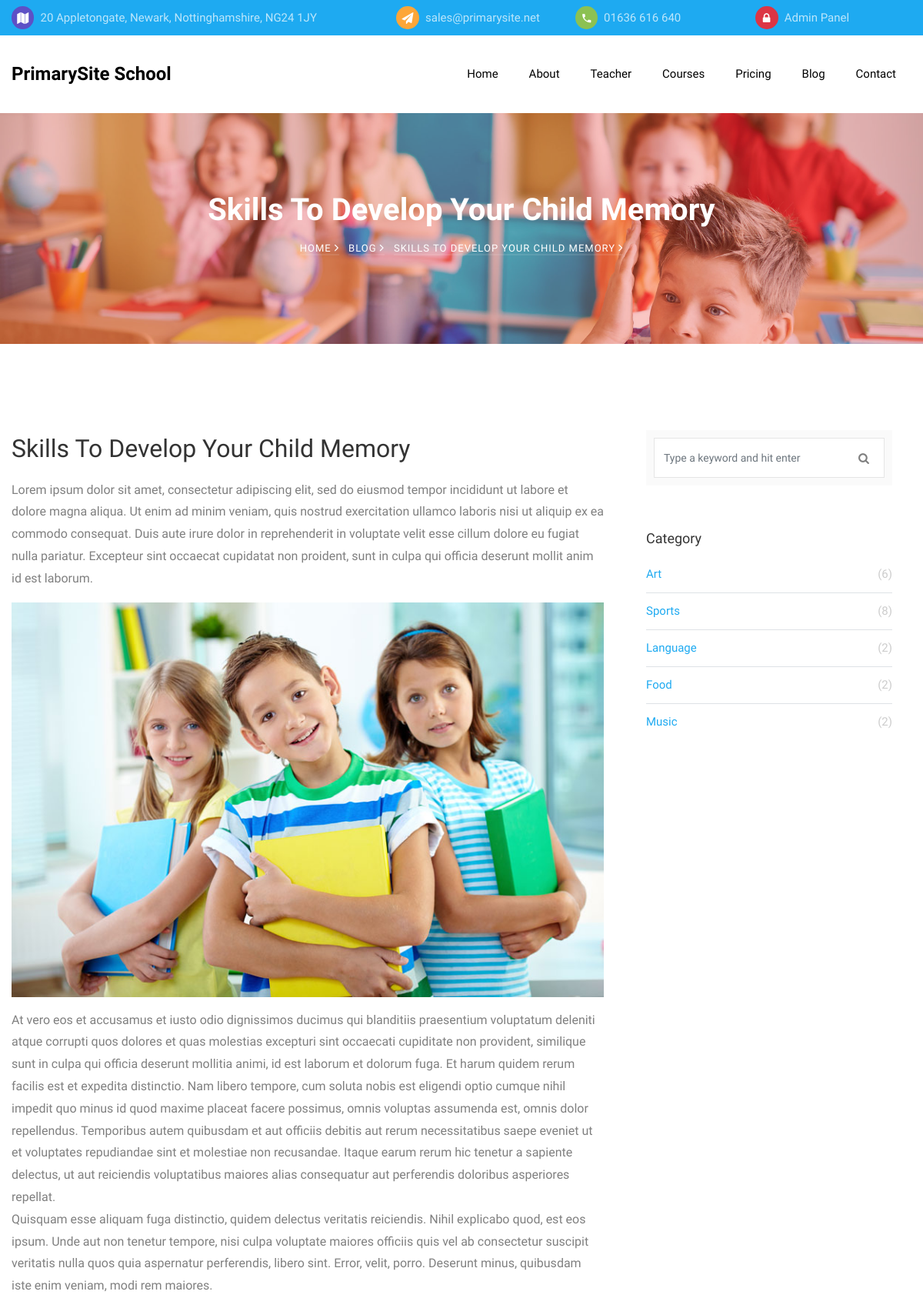
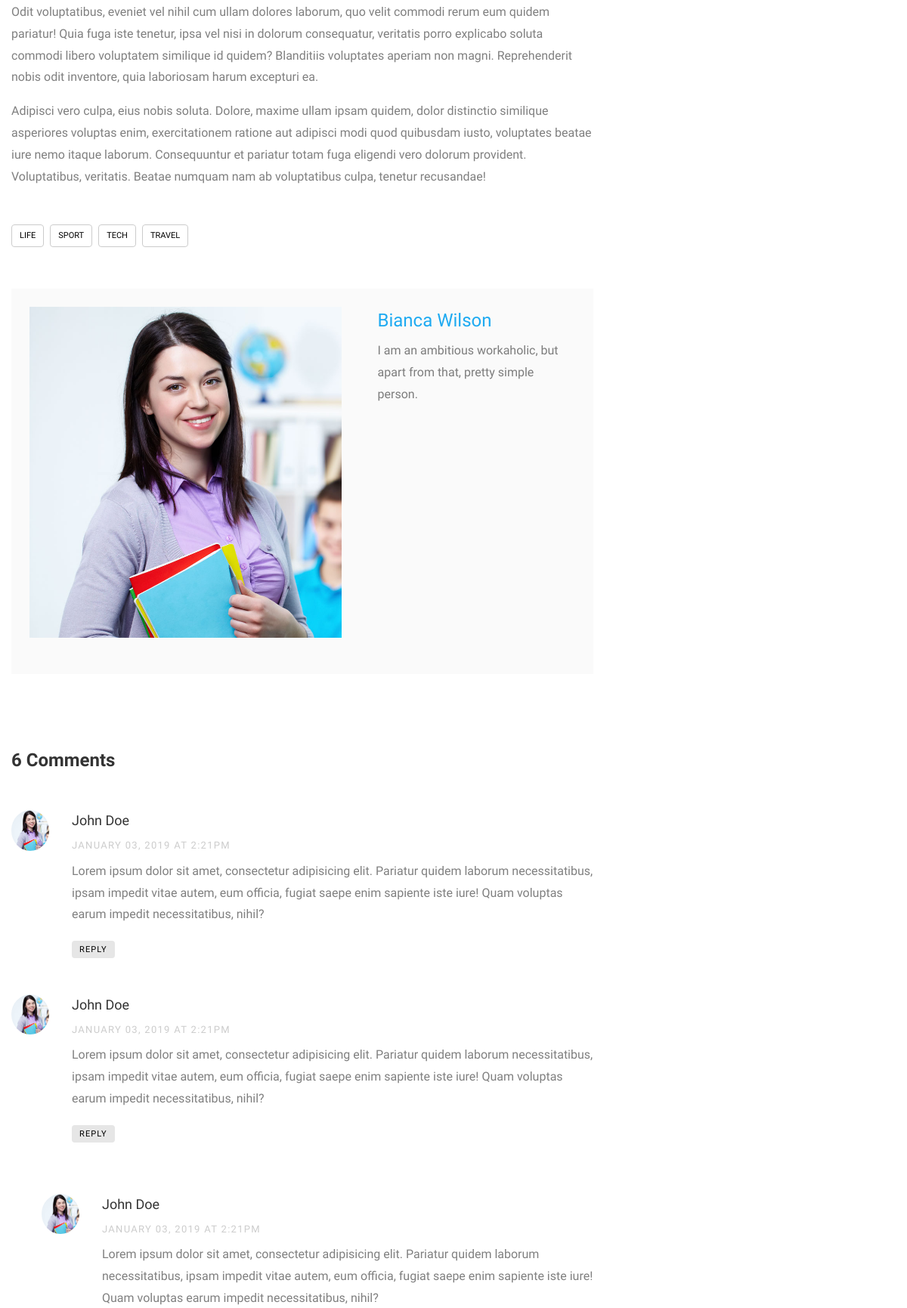
The app's page /blog/6 (upper part) with its own data (2 pictures, top to bottom).
### pages/models.py (models this page shows, shortened)
class Setting(models.Model):
    class Meta:
        db_table = 'kiddos_settings'
    name = models.CharField('Name', primary_key=True,
                            max_length=50, blank=False, null=False)
    value = models.TextField('Value', blank=True, null=True)

class BlogPost(models.Model):
    class Meta:
        db_table = 'kiddos_blog_post'
    title = models.CharField('Title', max_length=128, blank=False, null=False)
    short_desc = models.CharField('Short Description', max_length=256)
    body = models.TextField('Body')
    tags = models.CharField(_('Tags'), max_length=128,
                            blank=True, null=False, default='')
    image = models.ImageField('Image', upload_to='images/%Y/%m/%d/')
    is_published = models.BooleanField(_('Is published!'), default=True)
    author = models.ForeignKey('pages.Teacher', on_delete=models.DO_NOTHING,
                               related_name='+', null=True,
                               verbose_name=_('Author'))
    create_date = models.DateTimeField(verbose_name=_('Creation Date'),
                                       default=datetime.now, blank=True)
    create_user = models.ForeignKey(
        settings.AUTH_USER_MODEL,
        on_delete=models.CASCADE,
        related_name='+',
        blank=True,
        null=True,
        verbose_name=_('Created by'),
    )
    @property
    def tag_list(self):
        return self.tags and self.tags.split('|') or []

class Teacher(models.Model):
    class Meta:
        db_table = 'kiddos_teacher'
    full_name = models.CharField(_('Full Name'), max_length=60)
    position = models.ForeignKey(TeacherPosition, on_delete=models.DO_NOTHING,
                                 related_name='+', verbose_name=_('Position'))
    short_desc = models.CharField(_('Short Description'), max_length=256)
    photo = models.ImageField(verbose_name=_('Photo'), upload_to='photos/%Y/%m/%d/',
                              null=True, blank=True)
    twitter = models.CharField(_('Twitter Account'), max_length=30,
                               blank=True, null=True)
    facebook = models.CharField(_('Facebook Account'), max_length=30,
                                blank=True, null=True)
    googleplus = models.CharField(_('Google+ Account'), max_length=30,
                                  blank=True, null=True)
    instagram = models.CharField(_('Instagram Account'), max_length=30,
                                 blank=True, null=True)
    is_published = models.BooleanField(_('Is published!'),
                                       default=True, null=False)
    publish_on_index = models.BooleanField(_('Is published on index page?!'),
                                           default=True, null=False)
    def __str__(self):
        return self.full_name

### pages/views.py (the view)
# urls.py: path('blog/<int:id>', views.blog_single, name='blog-single'),
def blog_single(request, id):
    blog_post = get_object_or_404(models.BlogPost, pk=id)
    return render(request, 'pages/blog-single.html', {'blog_post': blog_post})

### pages/views.py (called while the page is built)
def render(request, template, data=None):
    if data is None:
        data = {}
    data.update(services.get_website_settings())
    return _render(request, template, data)

### templates/pages/blog-single.html (shortened to what this page needs)
{% extends 'base.html' %}
{% load static %}
{% load humanize %}
{% block content %}
<section class="hero-wrap hero-wrap-2" style="background-image: url('{% static 'images/bg_2.jpg'%}');">
    <div class="overlay"></div>
    <div class="container">
        <div class="row no-gutters slider-text align-items-center justify-content-center">
            <div class="col-md-9 ftco-animate text-center">
                <h1 class="mb-2 bread">{{ blog_post.title }}</h1>
                <p class="breadcrumbs">
                    <span class="mr-2"><a href="{% url 'index' %}">Home <i class="ion-ios-arrow-forward"></i></a></span>
                    <span class="mr-2"><a href="{% url 'blog' %}">Blog <i class="ion-ios-arrow-forward"></i></a></span>
                    <span>{{ blog_post.title }} <i class="ion-ios-arrow-forward"></i></span>
                </p>
            </div>
        </div>
    </div>
</section>
<section class="ftco-section">
    <div class="container">
        <div class="row">
            <div class="col-lg-8 ftco-animate">
                <h2 class="mb-3">{{ blog_post.title }}</h2>
                <p>{{ blog_post.body|safe }}</p>
                {% if blog_post.tags %}
                <div class="tag-widget post-tag-container mb-5 mt-5">
                    <div class="tagcloud">
                        {% for tag in blog_post.tag_list %}
                        <a href="#" class="tag-cloud-link">{{ tag }}</a>
                        {% endfor %}
                    </div>
                </div>
                {% endif %}
                {% if blog_post.author %}
                <div class="about-author d-flex p-4 bg-light">
                    <div class="bio mr-5">
                        <a href="{% url 'teacher' blog_post.author.id %}">
                            <img src="{{ blog_post.author.photo.url }}" alt="{{ blog_post.author.full_name }}"
                                class="img-fluid mb-4">
                        </a>
                    </div>
                    <div class="desc">
                        <h3><a href="{% url 'teacher' blog_post.author.id %}">{{ blog_post.author.full_name }}</a></h3>
                        <p>{{ blog_post.author.short_desc }}</p>
                    </div>
                </div>
                {% endif %}
                <div class="pt-5 mt-5">
                    <h3 class="mb-5 h4 font-weight-bold">6 Comments</h3>
                    <ul class="comment-list">
                        <li class="comment">
                            <div class="vcard bio">
                                <img src="images/teacher-1.jpg" alt="Image placeholder">
                            </div>
                            <div class="comment-body">
                                <h3>John Doe</h3>
                                <div class="meta mb-2">January 03, 2019 at 2:21pm</div>
                                <p>Lorem ipsum dolor sit amet, consectetur adipisicing elit. Pariatur quidem laborum
                                    necessitatibus, ipsam impedit vitae autem, eum officia, fugiat saepe enim sapiente
                                    iste iure! Quam voluptas earum impedit necessitatibus, nihil?</p>
                                <p><a href="#" class="reply">Reply</a></p>
                            </div>
                        </li>
                        <li class="comment">
                            <div class="vcard bio">
                                <img src="images/teacher-1.jpg" alt="Image placeholder">
                            </div>
                            <div class="comment-body">
                                <h3>John Doe</h3>
                                <div class="meta mb-2">January 03, 2019 at 2:21pm</div>
                                <p>Lorem ipsum dolor sit amet, consectetur adipisicing elit. Pariatur quidem laborum
                                    necessitatibus, ipsam impedit vitae autem, eum officia, fugiat saepe enim sapiente
                                    iste iure! Quam voluptas earum impedit necessitatibus, nihil?</p>
                                <p><a href="#" class="reply">Reply</a></p>
                            </div>
                            <ul class="children">
                                <li class="comment">
                                    <div class="vcard bio">
                                        <img src="images/teacher-1.jpg" alt="Image placeholder">
                                    </div>
                                    <div class="comment-body">
                                        <h3>John Doe</h3>
                                        <div class="meta mb-2">January 03, 2019 at 2:21pm</div>
                                        <p>Lorem ipsum dolor sit amet, consectetur adipisicing elit. Pariatur quidem
                                            laborum necessitatibus, ipsam impedit vitae autem, eum officia, fugiat saepe
                                            enim sapiente iste iure! Quam voluptas earum impedit necessitatibus, nihil?
                                        </p>
                                    </div>
                                </li>
                            </ul>
                        </li>
                    </ul>
                </div>
            </div>
            <div class="col-lg-4 sidebar ftco-animate">
                <div class="sidebar-box">
                    <form action="#" class="search-form">
                        <div class="form-group">
                            <span class="icon icon-search"></span>
                            <input type="text" class="form-control" placeholder="Type a keyword and hit enter">
                        </div>
                    </form>
                </div>
                <div class="sidebar-box ftco-animate">
                    <h3>Category</h3>
                    <ul class="categories">
                        <li><a href="#">Art <span>(6)</span></a></li>
                        <li><a href="#">Sports <span>(8)</span></a></li>
                        <li><a href="#">Language <span>(2)</span></a></li>
                        <li><a href="#">Food <span>(2)</span></a></li>
                        <li><a href="#">Music <span>(2)</span></a></li>
                    </ul>
                </div>
            </div>
        </div>
    </div>
</section>
{% endblock %}

### templates/partials/_topbar.html
<div class="py-2 bg-primary">
    <div class="container">
        <div class="row no-gutters d-flex align-items-start align-items-center px-3 px-md-0">
            <div class="col-lg-12 d-block">
                <div class="row d-flex">
                    <div class="col-md-5 pr-4 d-flex topper align-items-center">
                        <div class="icon bg-fifth mr-2 d-flex justify-content-center align-items-center"><span
                                class="icon-map"></span></div>
                        <span class="text">{{ settings_address }}</span>
                    </div>
                    <div class="col-md pr-4 d-flex topper align-items-center">
                        <div class="icon bg-secondary mr-2 d-flex justify-content-center align-items-center"><span
                                class="icon-paper-plane"></span></div>
                        <a href="mailto:{{ settings_email }}"><span class="text">{{ settings_email }}</span></a>
                    </div>
                    <div class="col-md pr-4 d-flex topper align-items-center">
                        <div class="icon bg-tertiary mr-2 d-flex justify-content-center align-items-center"><span
                                class="icon-phone2"></span></div>
                        <span class="text">{{ settings_phone_no }}</span>
                    </div>
                    <div class="col-md pr-4 d-flex topper align-items-center">
                        <div class="icon bg-danger mr-2 d-flex justify-content-center align-items-center"><span
                                class="icon-lock"></span></div>
                        <a href="{% url 'admin:login' %}"><span class="text">Admin Panel</span></a>
                    </div>
                </div>
            </div>
        </div>
    </div>
</div>

### templates/partials/_navbar.html (shortened to what this page needs)
<nav class="navbar navbar-expand-lg navbar-dark bg-dark ftco_navbar ftco-navbar-light" id="ftco-navbar">
    <div class="container d-flex align-items-center">
        <a class="navbar-brand" href="{% url 'index' %}">{{ settings_website_name }}</a>
        <div class="collapse navbar-collapse" id="ftco-nav">
            <ul class="navbar-nav ml-auto">
                <li {% if '/' == request.path %} class="nav-item active" {% else %} class="nav-item" {% endif %}><a
                        href="{% url 'index' %}" class="nav-link pl-0">Home</a></li>
                <li {% if '/about' == request.path %} class="nav-item active" {% else %} class="nav-item" {% endif %}><a
                        href="{% url 'about' %}" class="nav-link">About</a></li>
                <li {% if '/teacher' == request.path %} class="nav-item active" {% else %} class="nav-item" {% endif %}>
                    <a href="{% url 'teachers' %}" class="nav-link">Teacher</a></li>
                <li {% if '/courses' == request.path %} class="nav-item active" {% else %} class="nav-item" {% endif %}>
                    <a href="{% url 'courses' %}" class="nav-link">Courses</a></li>
                <li {% if '/pricing' == request.path %} class="nav-item active" {% else %} class="nav-item" {% endif %}>
                    <a href="{% url 'pricing' %}" class="nav-link">Pricing</a></li>
                <li {% if '/blog' == request.path %} class="nav-item active" {% else %} class="nav-item" {% endif %}><a
                        href="{% url 'blog' %}" class="nav-link">Blog</a></li>
                <li {% if '/contact' == request.path %} class="nav-item active" {% else %} class="nav-item" {% endif %}>
                    <a href="{% url 'contact' %}" class="nav-link">Contact</a></li>
            </ul>
        </div>
    </div>
</nav>

### kiddos/static/css/icomoon.css (style rules this page uses)
[class^="icon-"], [class*=" icon-"] { font-family: 'icomoon' !important; speak: none; font-style: normal; font-weight: normal; font-variant: normal; text-transform: none; line-height: 1; -webkit-font-smoothing: antialiased; -moz-osx-font-smoothing: grayscale; }
.icon-search:before { content: "\f002"; }
.icon-lock:before { content: "\f023"; }
.icon-paper-plane:before { content: "\f1d8"; }
.icon-map:before { content: "\f279"; }
.icon-phone2:before { content: "\e0cd"; }

### records on screen
Setting: value "20 Appletongate, Newark, Nottinghamshire, NG24 1JY"
Setting: value "sales@primarysite.net"
Setting: value "01636 616 640"
Setting: value "PrimarySite School"
BlogPost: title "Skills To Develop Your Child Memory", title "SKILLS TO DEVELOP YOUR CHILD MEMORY", body "Lorem ipsum dolor sit amet, consectetur adipiscing elit, sed do eiusmod tempor incididunt ut labore et dolore magna aliqua. Ut enim ad minim veniam, quis nostrud exercitation ullamco laboris nisi ut aliquip ex ea commodo consequat. Duis aute irure dolor in reprehenderit in voluptate velit esse cillum dolore eu fugiat nulla pariatur. Excepteur sint occaecat cupidatat non proident, sunt in culpa qui officia deserunt mollit anim id est laborum. At vero eos et accusamus et iusto odio dignissimos ducimus qui blanditiis praesentium voluptatum deleniti atque corrupti quos dolores et quas molestias excepturi sint occaecati cupiditate non provident, similique sunt in culpa qui officia deserunt…", body (picture), author.photo (picture), author.full_name "Bianca Wilson", author.short_desc "I am an ambitious workaholic, but apart from that, pretty simple person."

### other values on screen
{{ tag }} "LIFE" "SPORT" "TECH" "TRAVEL"
